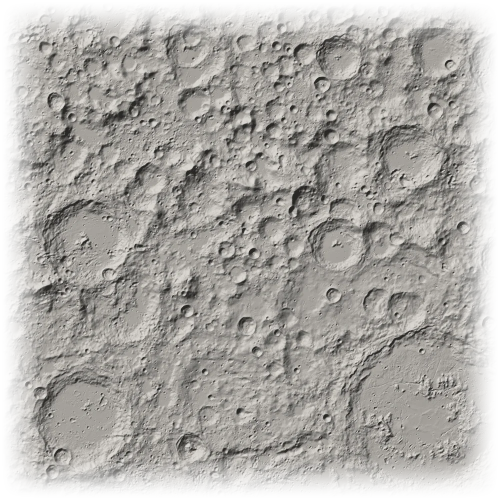
#> input picture web/src/assets/globe/pole-lola240-cap.webp, 1000 x 1000 px, given in place of lroc_color_2k.jpg, which was not available (shown at 1/2 size)
$ python make_celestial.py ../../src/assets/globe/pole-lola240-cap.webp ../../src/assets/globe/pole-lola80-ridge.webp
#> lines starting #> are read from the running program, lines starting #| are printed output that depends on the picture; after the words box and inside, x2 and y2 are one past the last pixel; in counts of white or black regions, pixels touching at a corner belong together
"""Optimiza las imágenes NASA para el esquema orbital del Timeline.

- Luna: textura LROC (NASA SVS 4720, equirectangular, lon −180…180, lat +90 arriba)
  reproyectada a una vista ORTOGRÁFICA desde debajo del polo sur, con la misma
  orientación que el mapa polar de la app (longitud 0° arriba, 90° E a la derecha).
- Tierra: Blue Marble AS17-148-22727 recortada al disco.
- Sol: SDO/AIA 171 Å (PIA26681) recortado al disco con un margen de corona.
uso: python -I make_celestial.py <dir_originales> <dir_salida>
"""
import json, math, sys, hashlib
import numpy as np
from PIL import Image

src, out = sys.argv[1], sys.argv[2]

def sha(p):
    return hashlib.sha256(open(p, 'rb').read()).hexdigest()

# ---------------- Luna ----------------
tex = np.asarray(Image.open(f'{src}/lroc_color_2k.jpg').convert('RGB')).astype(np.float32)
H, W, _ = tex.shape
#> H = 1000; W = 1000
N = 512
R = N / 2 - 2
ys, xs = np.mgrid[0:N, 0:N]
px = (xs + 0.5 - N / 2) / R          # derecha = +
py = (N / 2 - (ys + 0.5)) / R        # arriba = +
r = np.sqrt(px ** 2 + py ** 2)
inside = r <= 1
rr = np.clip(r, 0, 1)
lat = -90 + np.degrees(np.arcsin(rr))            # ortográfica centrada en el polo sur
lon = np.degrees(np.arctan2(px, py))             # 0° arriba, 90° E a la derecha (como el mapa)
u = ((lon + 180) / 360 * W) % W
v = np.clip((90 - lat) / 180 * H, 0, H - 1)
u0 = np.floor(u).astype(int) % W
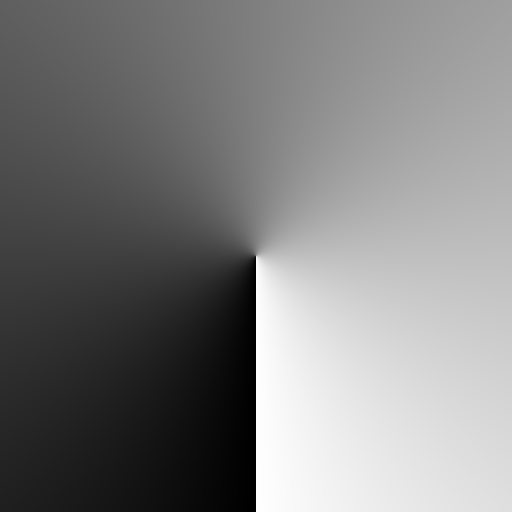
#> u: shape (512, 512) float64; min 0.311, max 999.7, mean 500; drawn with min black and max white
v0 = np.floor(v).astype(int)
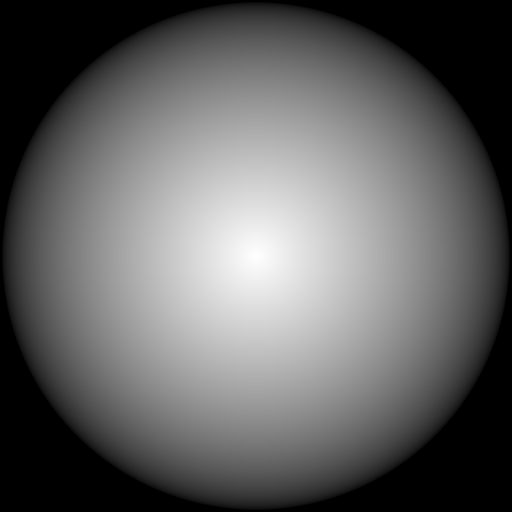
#> v: shape (512, 512) float64; min 500, max 999, mean 693.3; drawn with min black and max white
u1 = (u0 + 1) % W
v1 = np.clip(v0 + 1, 0, H - 1)
fu = (u - np.floor(u))[..., None]
fv = (v - np.floor(v))[..., None]
img = (tex[v0, u0] * (1 - fu) * (1 - fv) + tex[v0, u1] * fu * (1 - fv) + tex[v1, u0] * (1 - fu) * fv + tex[v1, u1] * fu * fv)
alpha = np.clip((1 - r) * R, 0, 1) * 255     # borde suavizado de 1 px
moon = np.dstack([img, alpha]).astype(np.uint8)
Image.fromarray(moon, 'RGBA').save(f'{out}/moon-lroc-southpole.webp', 'WEBP', quality=82, method=6)

# --------------- discos ---------------
def disc(path, size, margin, fade, name, threshold):
#> called with size = 256, margin = 1, fade = 1, name = 'earth-bluemarble-as17.webp', threshold = 40
    im = Image.open(path).convert('RGB')
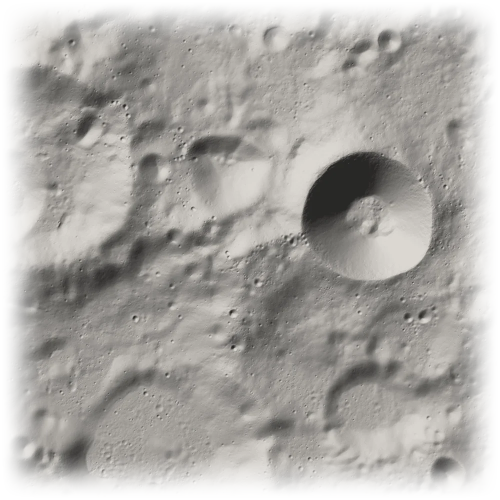
#> input picture web/src/assets/globe/pole-lola80-ridge.webp, 1000 x 1000 px, given in place of IMG004849.jpg, which was not available (shown at 1/2 size)
    a = np.asarray(im).astype(np.float32)
    lum = a.mean(axis=2)
    mask = lum > threshold
#> mask: shape (1000, 1000) bool; 98.9% white; 61 black regions (54 under 20 px), largest, box (x1, y1, x2, y2) and area: (613, 309, 740, 441) 9029, (0, 0, 32, 32) 512, (0, 968, 32, 1000) 512
    mask[int(mask.shape[0] * 0.9):, :] = False  # ignora rótulos al pie de la imagen
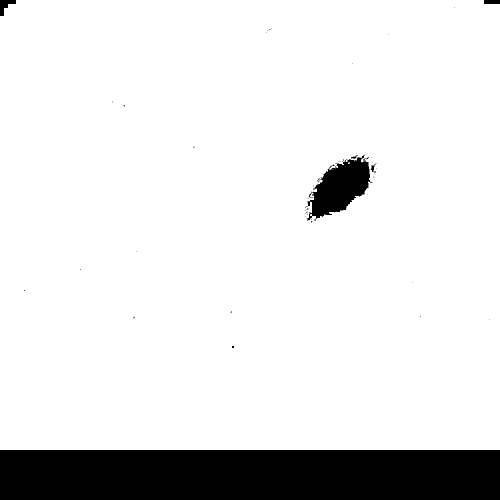
#> mask: shape (1000, 1000) bool (shown at 1/2 size); 89% white; 60 black regions (53 under 20 px), largest, box (x1, y1, x2, y2) and area: (0, 900, 1000, 1000) 100000, (613, 309, 740, 441) 9029, (0, 0, 32, 32) 512
    rows = np.where(mask.any(axis=1))[0]
#> rows = 900 values from 0 to 899
    cols = np.where(mask.any(axis=0))[0]
#> cols = 1000 values from 0 to 999
    cy = (rows[0] + rows[-1]) / 2
#> cy = 449.5
    cx = (cols[0] + cols[-1]) / 2
#> cx = 499.5
    rad = max(rows[-1] - rows[0], cols[-1] - cols[0]) / 2
#> rad = 499.5
    half = rad * margin
#> half = 499.5
    box = (int(cx - half), int(cy - half), int(cx + half), int(cy + half))
#> box = (0, -50, 999, 949)
    crop = im.crop(box).resize((size, size), Image.LANCZOS)
    c = np.asarray(crop).astype(np.float32)
    yy, xx = np.mgrid[0:size, 0:size]
    d = np.sqrt((xx + 0.5 - size / 2) ** 2 + (yy + 0.5 - size / 2) ** 2) / (size / 2) * margin   # en radios del disco
    al = np.clip((margin - d) / max(1e-6, margin - fade), 0, 1) if margin > 1 else np.clip((1 - d) * size / 2, 0, 1)
    out_arr = np.dstack([c, al * 255]).astype(np.uint8)
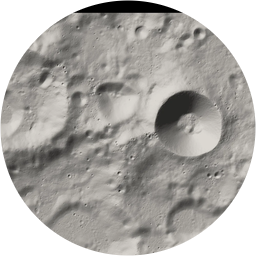
#> out_arr: shape (256, 256, 4); mean R, G, B, A 146.1, 143.1, 138.6, 198.7; transparent parts drawn white
    Image.fromarray(out_arr, 'RGBA').save(f'{out}/{name}', 'WEBP', quality=84, method=6)
    return {'center_px': [float(cx), float(cy)], 'radius_px': float(rad), 'crop_box_px': list(box)}

earth = disc(f'{src}/IMG004849.jpg', 256, 1.0, 1.0, 'earth-bluemarble-as17.webp', 40)
#> earth = {'center_px': [499.5, 449.5], 'radius_px': 499.5, 'crop_box_px': [0, -50, 999, 949]}
sun = disc(f'{src}/PIA26681.jpg', 256, 1.12, 1.0, 'sun-sdo-aia171.webp', 110)
#> call 2 of disc, with size = 256, margin = 1.12, fade = 1, name = 'sun-sdo-aia171.webp', threshold = 110
#> in disc (call 2), `mask = lum > threshold`: mask: shape (1000, 1000) bool; 88% white; 1123 black regions (956 under 20 px), largest, box (x1, y1, x2, y2) and area: (601, 303, 809, 512) 21151, (0, 458, 355, 664) 20892, (457, 542, 626, 708) 7227
#> in disc (call 2), `mask[int(mask.shape[0] * 0.9):, :] = False`:
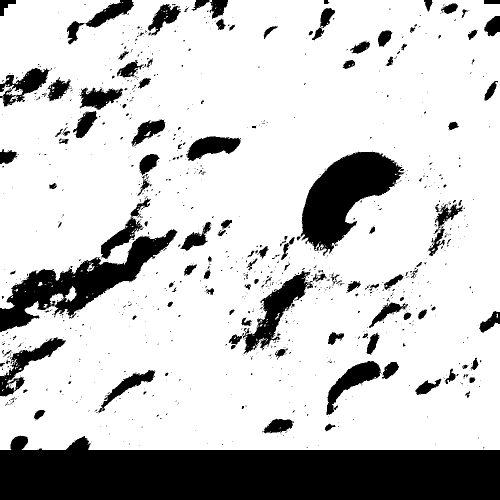
#> mask: shape (1000, 1000) bool (shown at 1/2 size); 78.8% white; 1067 black regions (915 under 20 px), largest, box (x1, y1, x2, y2) and area: (0, 871, 1000, 1000) 101624, (601, 303, 809, 512) 21151, (0, 458, 355, 664) 20892
#> in disc (call 2), `half = rad * margin`: half = 559.4
#> in disc (call 2), `box = (int(cx - half), int(cy - half), int(cx + half), int(cy + half))`: box = (-59, -109, 1058, 1008)
#> in disc (call 2), `out_arr = np.dstack([c, al * 255]).astype(np.uint8)`:
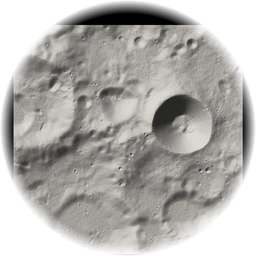
#> out_arr: shape (256, 256, 4); mean R, G, B, A 123.9, 121.4, 117.6, 179.5; transparent parts drawn white
#> sun = {'center_px': [499.5, 449.5], 'radius_px': 499.5, 'crop_box_px': [-59, -109, 1058, 1008]}

manifest = {
    'description': 'Imágenes NASA optimizadas para el esquema orbital del Timeline (apariencia de los cuerpos; posiciones y estados salen del motor).',
    'generator': 'make_celestial.py (Pillow + NumPy); se documenta en docs/continuidad/HANDOFF.md',
    'assets': [
        {
            'file': 'moon-lroc-southpole.webp', 'sha256': sha(f'{out}/moon-lroc-southpole.webp'),
            'source': {'title': 'CGI Moon Kit · LROC color map (2k JPEG)', 'page': 'https://svs.gsfc.nasa.gov/4720/', 'url': 'https://svs.gsfc.nasa.gov/vis/a000000/a004700/a004720/lroc_color_2k.jpg', 'sha256': sha(f'{src}/lroc_color_2k.jpg'), 'bytes': 457942},
            'credit': "NASA's Scientific Visualization Studio · LROC WAC (Arizona State University)",
            'processing': 'Reproyección ortográfica desde debajo del polo sur (lon 0° arriba, 90° E a la derecha, como el mapa de la app), 512 px, borde con alfa. El proveedor indica que el mapa está optimizado para estética, no para ciencia.',
        },
        {
            'file': 'earth-bluemarble-as17.webp', 'sha256': sha(f'{out}/earth-bluemarble-as17.webp'),
            'source': {'title': 'The Blue Marble (AS17-148-22727)', 'page': 'https://science.nasa.gov/resource/the-blue-marble/', 'url': 'https://assets.science.nasa.gov/content/dam/science/psd/solar/2023/09/i/IMG004849.jpg', 'sha256': sha(f'{src}/IMG004849.jpg'), 'bytes': 344828},
            'credit': 'NASA Johnson Space Center · Apollo 17 (7 dic 1972)',
            'processing': 'Recorte al disco, 256 px, máscara circular. Fotografía histórica: no representa nubes ni fase del instante simulado.',
            'geometry': earth,
        },
        {
            'file': 'sun-sdo-aia171.webp', 'sha256': sha(f'{out}/sun-sdo-aia171.webp'),
            'source': {'title': 'Image of Sun from NASA’s Solar Dynamics Observatory (PIA26681)', 'page': 'https://science.nasa.gov/photojournal/image-of-sun-from-nasas-solar-dynamics-observatory/', 'url': 'https://assets.science.nasa.gov/content/dam/science/psd/photojournal/pia/pia26/pia26681/PIA26681.jpg', 'sha256': sha(f'{src}/PIA26681.jpg'), 'bytes': 1316280},
            'credit': 'NASA/GSFC/Solar Dynamics Observatory',
            'processing': 'Recorte al disco con 12 % de corona y desvanecido radial, 256 px. La propia imagen rotula «SDO/AIA 171 2025-09-10 15:55:22 UT»: ultravioleta extremo (171 Å) en falso color; el rótulo queda fuera del recorte. No representa la actividad solar del instante simulado.',
            'geometry': sun,
        },
    ],
}
json.dump(manifest, open(f'{out}/SOURCES.json', 'w', encoding='utf8'), ensure_ascii=False, indent=2)
print('ok')
